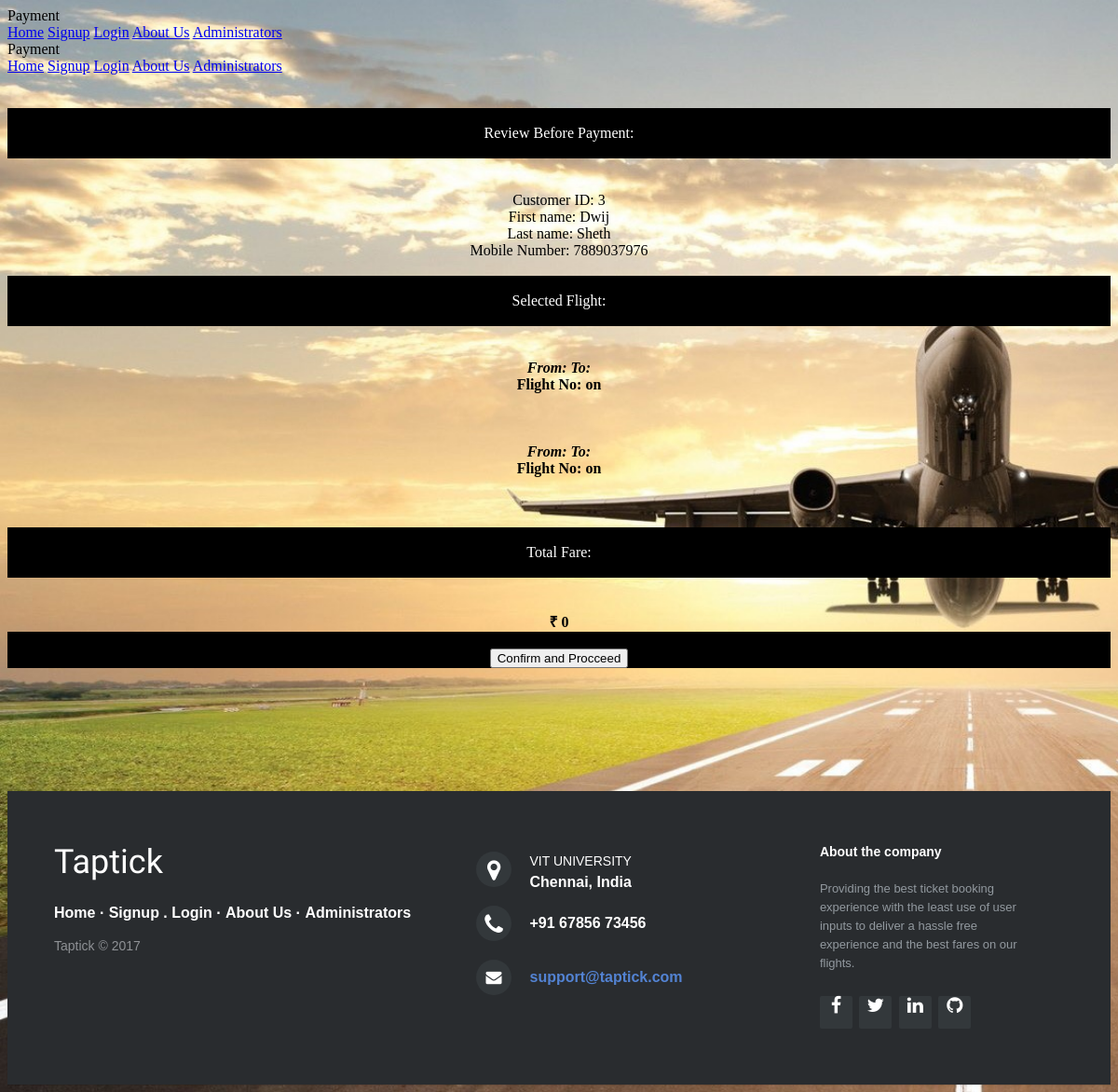
Page /payment.php (signed in) on the committed database.
### tables this page shows
CREATE TABLE `customerlogin` (
  `Customer_id` int(5) NOT NULL,
  `First_name` varchar(30) NOT NULL,
  `Last_name` varchar(30) NOT NULL,
  `email_id` varchar(50) NOT NULL,
  `DOB` varchar(20) NOT NULL,
  `Gender` varchar(6) NOT NULL,
  `Nationality` varchar(30) NOT NULL,
  `Occupation` varchar(30) NOT NULL,
  `Address` text NOT NULL,
  `City` varchar(25) NOT NULL,
  `State` varchar(20) NOT NULL,
  `Mobile_no` varchar(10) NOT NULL,
  `Password` varchar(15) NOT NULL
);

### payment.php (the view, shortened to what this page needs)
<?php
require 'db_conn.php';
?>
<html>
<head>
    <link rel="stylesheet" href="Front with CSS.css">
    <link rel="stylesheet" href="https://code.getmdl.io/1.3.0/material.teal-orange.min.css" />
    <link rel="stylesheet" href="css/footer-distributed-with-address-and-phones.css">
    <link rel="stylesheet" href="http://maxcdn.bootstrapcdn.com/font-awesome/4.2.0/css/font-awesome.min.css">
</head>
<body background="airplane.jpg">
    <div class="mdl-layout mdl-js-layout mdl-layout--fixed-header">
        <header class="mdl-layout__header">
            <div class="mdl-layout__header-row">
                <span class="mdl-layout-title">Payment</span>
                <nav class="mdl-navigation mdl-layout--large-screen-only">
                    <a class="mdl-navigation__link" href="home.php">Home</a>
                    <a class="mdl-navigation__link" href="form.php">Signup</a>
                    <a class="mdl-navigation__link" href="front.php">Login</a>
                    <a class="mdl-navigation__link" href="Aboutus.php">About Us</a>
                    <a class="mdl-navigation__link" href="Admin_login.php">Administrators</a>
                </nav>
            </div>
        </header>
        <div class="mdl-layout__drawer">
            <span class="mdl-layout-title">Payment</span>
            <nav class="mdl-navigation">
                <a class="mdl-navigation__link" href="home.php">Home</a>
                <a class="mdl-navigation__link" href="form.php">Signup</a>
                <a class="mdl-navigation__link" href="front.php">Login</a>
                <a class="mdl-navigation__link" href="Aboutus.php">About Us</a>
                <a class="mdl-navigation__link" href="Admin_login.php">Administrators</a>
            </nav>
        </div>
        <main class="mdl-layout__content">
            <div class="page-content">
            <br><br>
                <center>
                    <div class="demo-card-wide mdl-card mdl-shadow--16dp">
                        <div class="mdl-shadow--16dp" style="background-color:#000000">
                        <br>
                        <div class="mdl-typography--title" style="color:#ffffff">Review Before Payment:</div>
                        <br>
                        </div>
                        <?php
                        $sql="SELECT * FROM customerlogin where Customer_id='".$_SESSION["Customer_id"]."'";
                        $result=mysqli_query($conn,$sql);
                        $row=mysqli_fetch_assoc($result);
                        echo '<br><br><div class=\"mdl-typography--subtitle\">Customer ID: '.$row['Customer_id'].'<br>First name: '.$row['First_name'].'<br>Last name: '.$row['Last_name'].'<br>Mobile Number: '.$row['Mobile_no'].'<br><br></div>';
                        ?>
                        <div class="mdl-shadow--16dp" style="background-color:#000000">
                        <br>
                        <div class="mdl-typography--title" style="color:#ffffff">Selected Flight:</div>
                        <br>
                        </div>
                        <?php
                        echo '<br><br><div class=\"mdl-typography--subtitle\"><b><i>From: </i></b>'.$_SESSION["Source"].'       <b><i> To:</i></b> '.$_SESSION["Destination"].'<br><b>Flight No:</b> '.$_SESSION["dep"].'  <b>on</b>  '.$_SESSION["jd"].'<br><br></div>';
                        echo '<br><br><div class=\"mdl-typography--subtitle\"><b><i>From: </i></b>'.$_SESSION["Destination"].'        <b><i>To:</i></b> '.$_SESSION["Source"].'<br><b>Flight No:</b> '.$_SESSION["arr"].'  <b>on</b>  '.$_SESSION["rd"].'<br><br></div>';
                        ?>
                        <br><br>
                        <div class="mdl-shadow--16dp" style="background-color:#000000">
                        <br>
                        <div class="mdl-typography--title" style="color:#ffffff">Total Fare:</div>
                        <br>
                        </div><br><br>
                        <b>&#8377
                        <?php
                        echo $_SESSION["total"];
                        ?>
                        </b>
                        <br>
                        <div class="mdl-shadow--16dp" style="background-color:#000000"><br>
                        <form action="bookticket.php" method="POST">
                            <input type="submit" value="Confirm and Procceed" name="pay" id="pay" class="mdl-button mdl-js-button mdl-button--raised mdl-js-ripple-effect mdl-button--accent">
                        </form>
	                    </div>
                    </div>
                </center>
                <br><br>
            </div>
            <footer class="footer-distributed">
        <div class="footer-left">
            <h3>Tap<span></span>tick</h3>
            <p class="footer-links">
                <a href="home.php">Home</a> ·
                <a href="form.php">Signup</a> .
                <a href="front.php">Login</a> ·
                <a href="Aboutus.php">About Us</a> ·
                <a href="Admin_login.php">Administrators</a>
            </p>
            <p class="footer-company-name">Taptick &copy; 2017</p>
        </div>
        <div class="footer-center">
            <div>
                <i class="fa fa-map-marker"></i>
                <p><span>VIT UNIVERSITY</span> Chennai, India</p>
            </div>
            <div>
                <i class="fa fa-phone"></i>
                <p>+91 67856 73456</p>
            </div>
            <div>
                <i class="fa fa-envelope"></i>
                <p><a href="mailto:dwijhariket@gmail.com">support@taptick.com</a></p>
            </div>
        </div>
        <div class="footer-right">
            <p class="footer-company-about">
                <span>About the company</span> Providing the best ticket booking experience with the least use of user inputs to deliver a hassle free experience and the best fares on our flights.
            </p>
            <div class="footer-icons">
                <a href="#"><i class="fa fa-facebook"></i></a>
                <a href="#"><i class="fa fa-twitter"></i></a>
                <a href="#"><i class="fa fa-linkedin"></i></a>
                <a href="https://github.com/dwij2812/FlightBooking-system"><i class="fa fa-github"></i></a>
            </div>
        </div>
    </footer>
        </main>
        </body>
        </html>

### Front with CSS.css (style rules this page uses)
body { background-size: cover; }

### css/footer-distributed-with-address-and-phones.css (style rules this page uses)
.footer-distributed { background-color: #292c2f; box-shadow: 0 1px 1px 0 rgba(0, 0, 0, 0.12); box-sizing: border-box; width: 100%; text-align: left; font: bold 16px sans-serif; padding: 55px 50px; margin-top: 80px; }
.footer-distributed .footer-left, .footer-distributed .footer-center, .footer-distributed .footer-right { display: inline-block; vertical-align: top; }
.footer-distributed .footer-left { width: 40%; }
.footer-distributed h3 { color: #ffffff; font: normal 36px 'Cookie', cursive; margin: 0; }
.footer-distributed .footer-links { color: #ffffff; margin: 20px 0 12px; padding: 0; }
.footer-distributed .footer-links a { display:inline-block; line-height: 1.8; text-decoration: none; color: inherit; }
.footer-distributed .footer-company-name { color: #8f9296; font-size: 14px; font-weight: normal; margin: 0; }
.footer-distributed .footer-center { width: 35%; }
.footer-distributed .footer-center i { background-color: #33383b; color: #ffffff; font-size: 25px; width: 38px; height: 38px; border-radius: 50%; text-align: center; line-height: 42px; margin: 10px 15px; vertical-align: middle; }
.footer-distributed .footer-center i.fa-envelope { font-size: 17px; line-height: 38px; }
.footer-distributed .footer-center p { display: inline-block; color: #ffffff; vertical-align: middle; margin:0; }
.footer-distributed .footer-center p span { display:block; font-weight: normal; font-size:14px; line-height:2; }
.footer-distributed .footer-center p a { color: #5383d3; text-decoration: none;; }
.footer-distributed .footer-right { width: 20%; }
.footer-distributed .footer-company-about { line-height: 20px; color: #92999f; font-size: 13px; font-weight: normal; margin: 0; }
.footer-distributed .footer-company-about span { display: block; color: #ffffff; font-size: 14px; font-weight: bold; margin-bottom: 20px; }
.footer-distributed .footer-icons { margin-top: 25px; }
.footer-distributed .footer-icons a { display: inline-block; width: 35px; height: 35px; cursor: pointer; background-color: #33383b; border-radius: 2px; font-size: 20px; color: #ffffff; text-align: center; line-height: 35px; margin-right: 3px; margin-bottom: 5px; }

### rows in the picture
customerlogin: Customer_id "3", First_name "Dwij", Last_name "Sheth", Mobile_no "7889037976"

### other values in the picture
$_SESSION["total"] "0"
